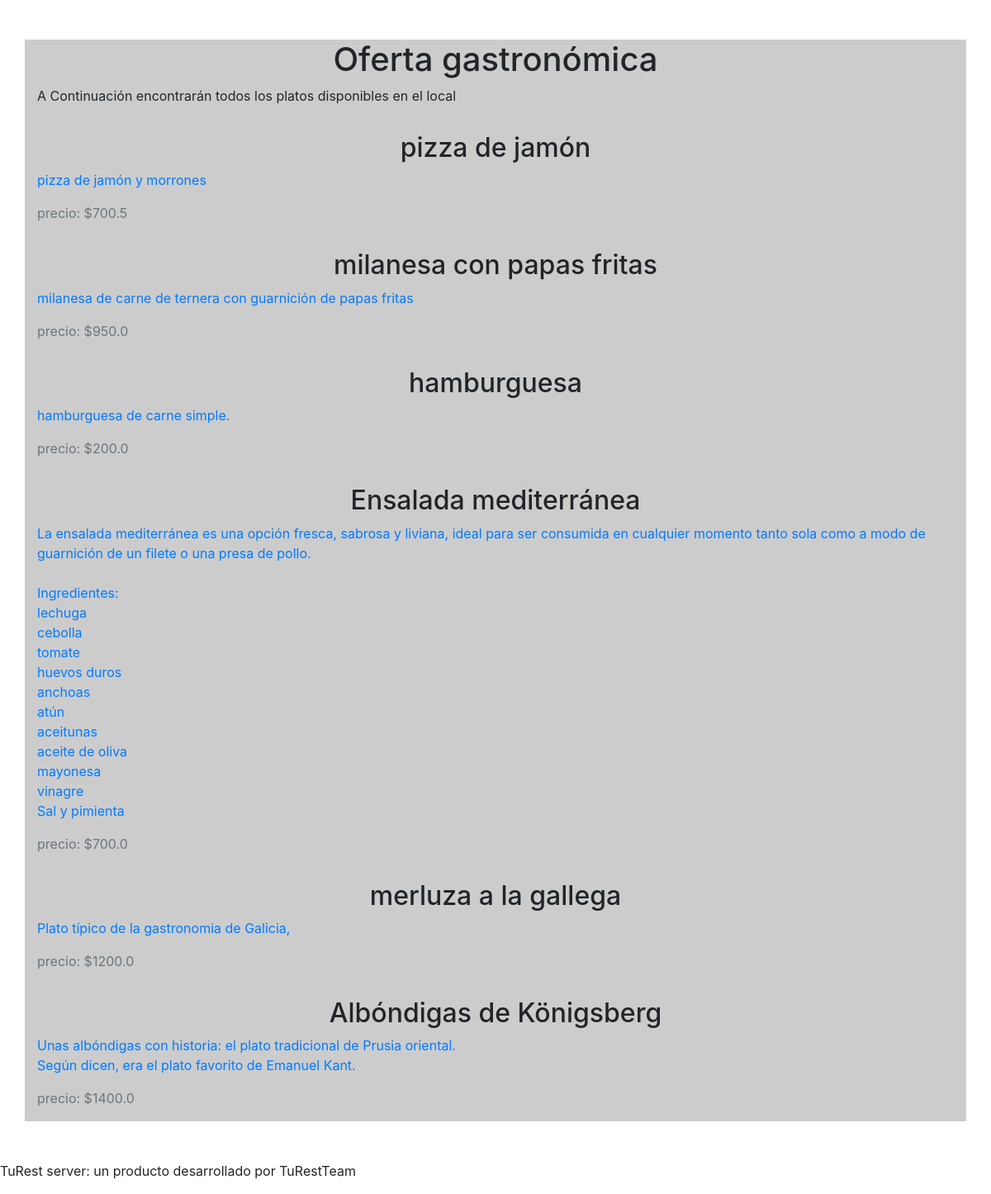
Before: / with the older database file.
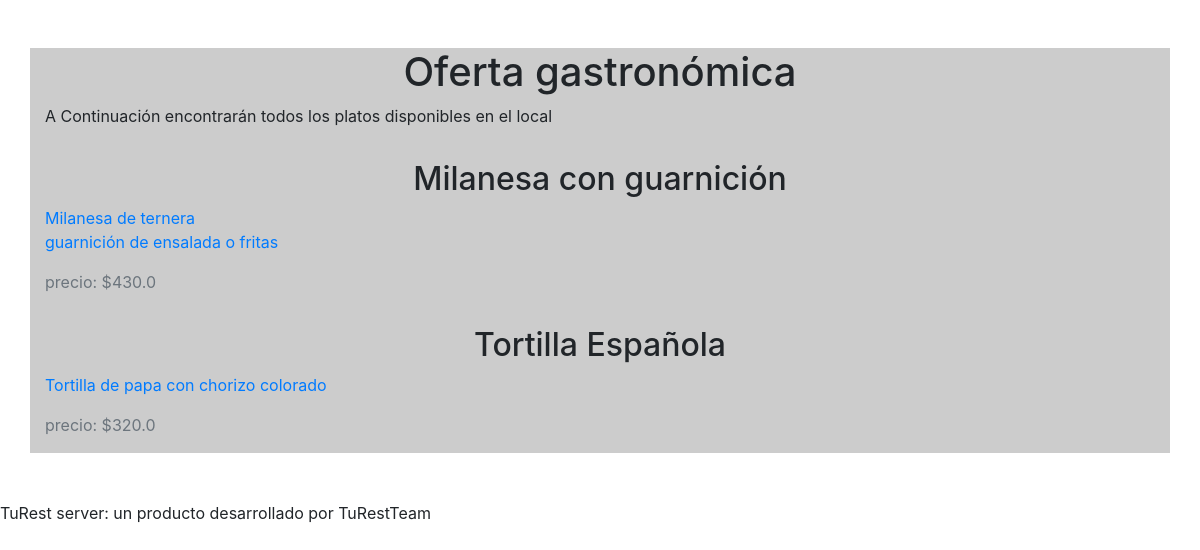
After: the same page with the newer database file.
### administracion/models.py (models this page shows, shortened)
class Item(models.Model):
	author = models.ForeignKey('auth.User', on_delete=models.CASCADE)
	name = models.CharField(max_length=200)
	description = models.TextField()
	price = models.FloatField()
	created_date = models.DateTimeField(default=timezone.now)
	updateDate = models.DateTimeField(blank=True, null=True)

### portal/views.py (the view)
# urls.py: path('', views.home, name='panel'),
def home(request):
	return render(request, 'portal/home.html', {'items':Item.objects.all()})

### portal/templates/portal/home.html
{% extends 'publicStructure.html' %}
{% block content %}
	<div class="row mt-5">
		<div class="col-12">
			<h1 class="text-center">Oferta gastronómica</h1>
			<p>A Continuación encontrarán todos los platos disponibles en el local</p>
		</div>
	</div>
	{% for item in items %}
		<article class="row mt-3">
			<div class="col-12">
				<h2 class="text-center">{{item.name}}</h2>
				<p class="text-primary">{{item.description|linebreaksbr}}</p>
				<p class="text-secondary">precio: ${{item.price}}</p>
			</div>
		</article>
	{% endfor %}
{% endblock %}

### portal/templates/publicStructure.html (shortened to what this page needs)
<!doctype html>
<html lang="es">
	<head>
		<link rel="stylesheet" href="https://maxcdn.bootstrapcdn.com/bootstrap/4.0.0/css/bootstrap.min.css">
	</head>
	<body>
		<div class="container" style="background-color:#ccc">
			{% block content %}
			{% endblock %}
		</div>
		<footer class="mt-5">
			<p>TuRest server: un producto desarrollado por TuRestTeam</p>
		</footer></footer>
	</body>
</html>

Changed rows visible on the page:
removed Item: name "pizza de jamón", description "pizza de jamón y morrones", price "700.5"
removed Item: name "milanesa con papas fritas", description "milanesa de carne de ternera con guarnición de papas fritas", price "950.0"
removed Item: name "hamburguesa", description "hamburguesa de carne simple.", price "200.0"
removed Item: name "Ensalada mediterránea", description "La ensalada mediterránea es una opción fresca, sabrosa y liviana, ideal para ser consumida en cualquier momento tanto sola como a modo de guarnición de un filete o una presa de pollo. Ingredientes: lechuga cebolla tomate huevos duros anchoas atún aceitunas aceite de oliva mayonesa vinagre Sal y pimienta", price "700.0"
removed Item: name "merluza a la gallega", description "Plato típico de la gastronomia de Galicia,", price "1200.0"
removed Item: name "Albóndigas de Königsberg", description "Unas albóndigas con historia: el plato tradicional de Prusia oriental. Según dicen, era el plato favorito de Emanuel Kant.", price "1400.0"
added Item: name "Milanesa con guarnición", description "Milanesa de ternera guarnición de ensalada o fritas", price "430.0"
added Item: name "Tortilla Española", description "Tortilla de papa con chorizo colorado", price "320.0"
